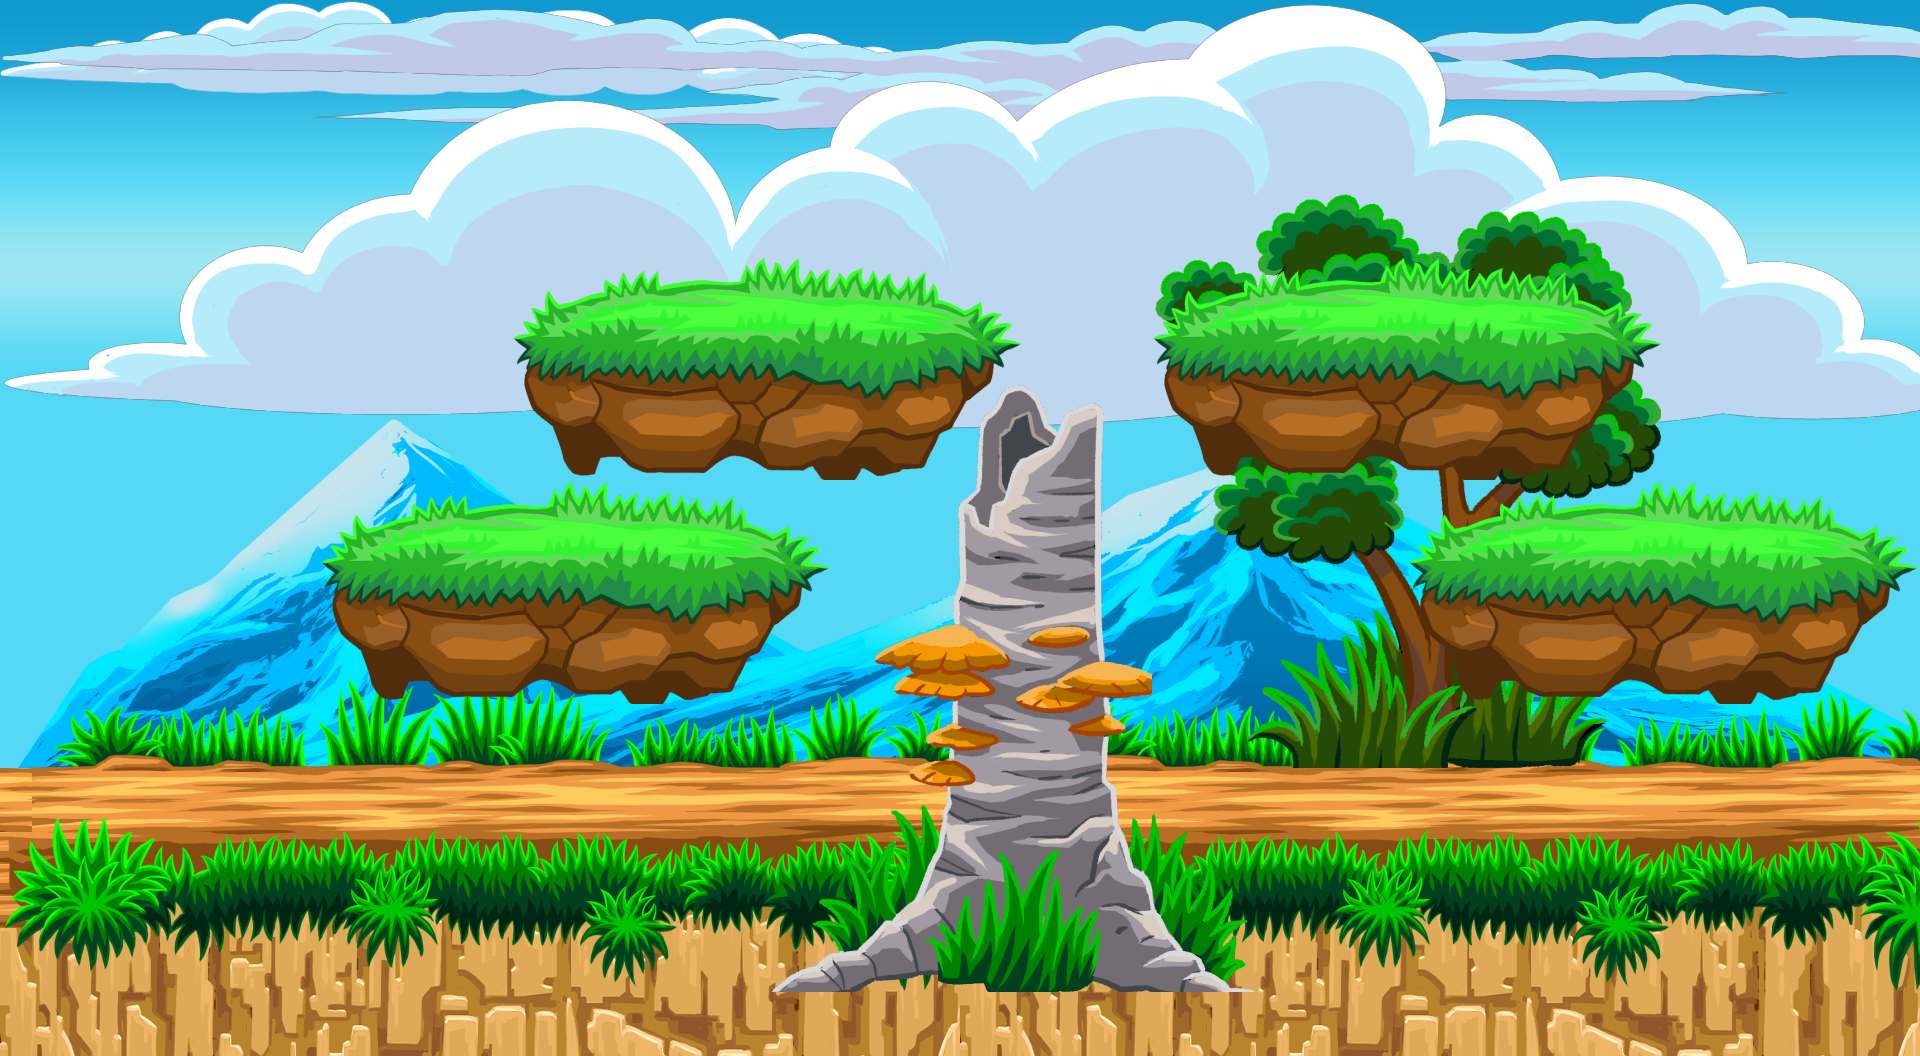

Below is a game level as drawn by its tile map, then a one-line description and the .tmx that defines it (tile-layer data replaced by summaries):
An orthogonal 60x33 tile map with 32x32 px tiles, 7 tile layers (Mountain Range, BackgroundTree, Rock, Touchup, ...), 9 tilesets, 4 image layers.

<map version="1.8" tiledversion="1.8.4" orientation="orthogonal" renderorder="right-down" width="60" height="33" tilewidth="32" tileheight="32" infinite="0" nextlayerid="17" nextobjectid="1">
 <tileset firstgid="1" name="Mountain_Range_2" tilewidth="32" tileheight="32" tilecount="704" columns="64">
  <image source="ForestAssets/Mountains/Mountain_Range_2.png" width="2048" height="377" />
 </tileset>
 <tileset firstgid="705" name="Platform_2" tilewidth="32" tileheight="32" tilecount="320" columns="32">
  <image source="ForestAssets/Platform/Platform_2.png" width="1024" height="320" />
 </tileset>
 <tileset firstgid="1025" name="Grass_1" tilewidth="32" tileheight="32" tilecount="224" columns="32">
  <image source="ForestAssets/Grass/Grass_1.png" width="1024" height="241" />
 </tileset>
 <tileset firstgid="1249" name="Dead_Tree_2" tilewidth="32" tileheight="32" tilecount="304" columns="16">
  <image source="ForestAssets/Dead Trees/Dead_Tree_2.png" width="512" height="638" />
 </tileset>
 <tileset firstgid="1553" name="Rock_Wall_2" tilewidth="32" tileheight="32" tilecount="544" columns="32">
  <image source="ForestAssets/Rock Wall and Mounds/Rock_Wall_2.png" width="1024" height="569" />
 </tileset>
 <tileset firstgid="2097" name="Cliff" tilewidth="32" tileheight="32" tilecount="1920" columns="60">
  <image source="ForestAssets/Rock Wall and Mounds/Cliff.png" width="1926" height="1024" />
 </tileset>
 <tileset firstgid="4017" name="Ground_Grass" tilewidth="32" tileheight="32" tilecount="128" columns="32">
  <image source="ForestAssets/Grass/Ground_Grass.png" width="1024" height="147" />
 </tileset>
 <tileset firstgid="4145" name="Platform_GrassTop" tilewidth="32" tileheight="32" tilecount="112" columns="16">
  <image source="ForestAssets/Platform/Platform_GrassTop.png" width="512" height="236" />
 </tileset>
 <tileset firstgid="4257" name="Shrub_5" tilewidth="32" tileheight="32" tilecount="288" columns="16">
  <image source="ForestAssets/Shrubs/Shrub_5.png" width="512" height="596" />
 </tileset>
 <imagelayer id="2" name="Sky Background">
  <image source="ForestAssets/Clouds/Sky.jpg" width="1920" height="1080" />
 </imagelayer>
 <imagelayer id="3" name="BackgroundCloud2">
  <image source="ForestAssets/Clouds/Cloud_4.png" width="1024" height="97" />
 </imagelayer>
 <imagelayer id="5" name="BackgroundCloud1">
  <image source="ForestAssets/Clouds/Cloud_1.png" width="2048" height="132" />
 </imagelayer>
 <imagelayer id="4" name="BigForegroundCloud">
  <image source="ForestAssets/Clouds/Cloud_2.png" width="2048" height="436" />
 </imagelayer>
 <layer id="7" name="Mountain Range" width="60" height="33">
  <data>[1980 cells, 660 non-empty, 660 distinct tile ids]</data>
 </layer>
 <layer id="15" name="BackgroundTree" width="60" height="33">
  <data>[1980 cells, 0 non-empty, 0 distinct tile ids]</data>
 </layer>
 <layer id="12" name="Rock" width="60" height="33">
  <data>[1980 cells, 540 non-empty, 270 distinct tile ids]</data>
 </layer>
 <layer id="14" name="Touchup" width="60" height="33">
  <data>[1980 cells, 3 non-empty, 1 distinct tile ids]</data>
 </layer>
 <layer id="10" name="Ground" width="60" height="33">
  <data>[1980 cells, 600 non-empty, 315 distinct tile ids]</data>
 </layer>
 <layer id="11" name="ForegroundTree" width="60" height="33">
  <data>[1980 cells, 544 non-empty, 544 distinct tile ids]</data>
 </layer>
 <layer id="16" name="Platforms" width="60" height="33">
  <data>[1980 cells, 448 non-empty, 112 distinct tile ids]</data>
 </layer>
</map>